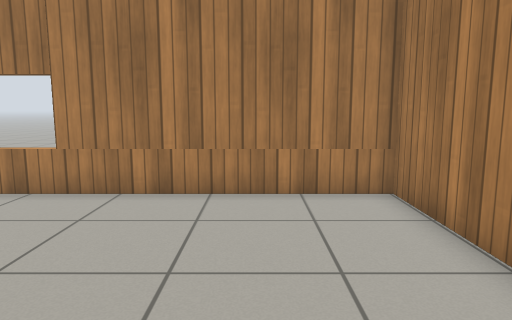
View 1 (above)

24 first-person views from a walk through a robot-simulator world made for Gazebo. The camera is 0.94 m above the floor, tilts 8° down and sees 70° across. The floor is counted in squares, 0.5 m on a side. Each view is taken from the middle of a square. On the plan, view 1 faces up. The plan holds only what a view shows up to about 18 squares ahead; the rest is blank. The place goes on beyond the plan. Gazebo's built-in surfaces are drawn with simple patterns.

View 2
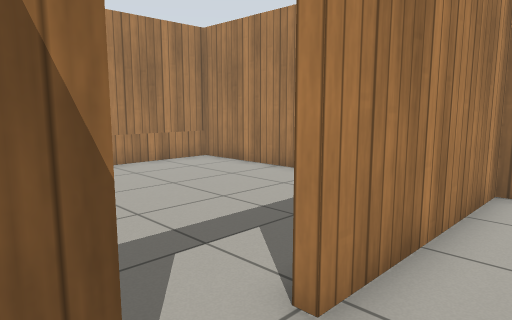

View 3
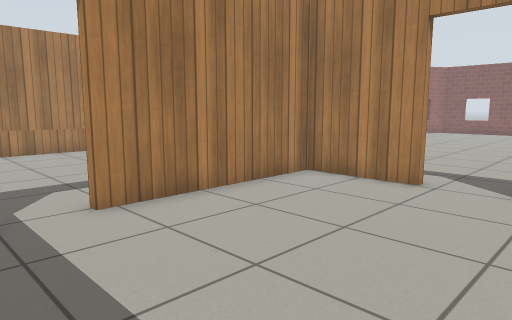

View 4
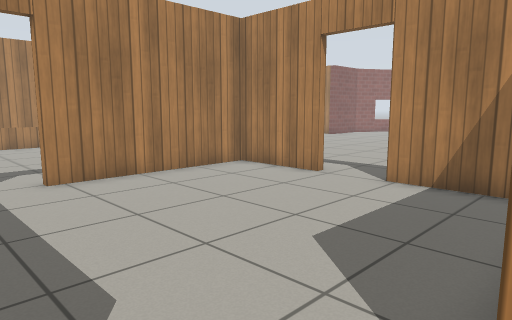

View 5
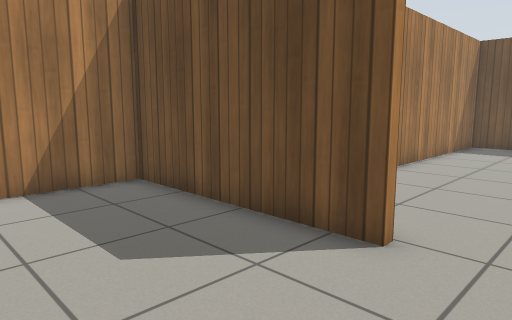

View 6
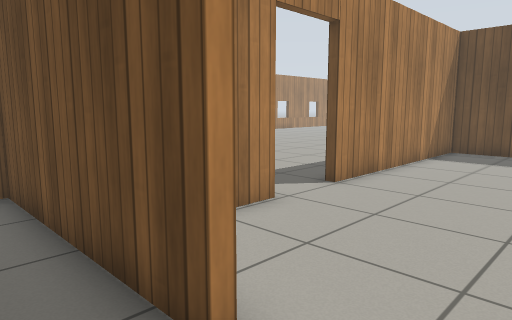

View 7
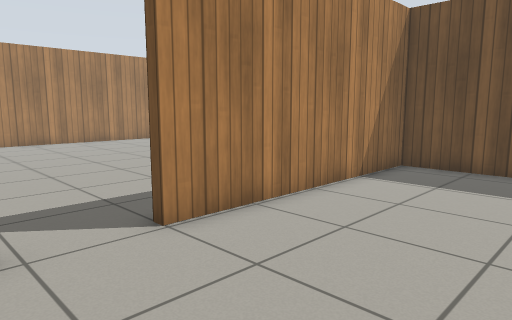

View 8
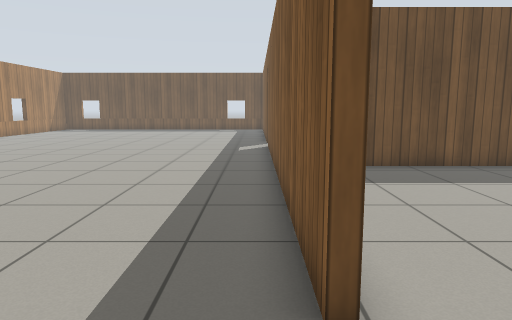

View 9
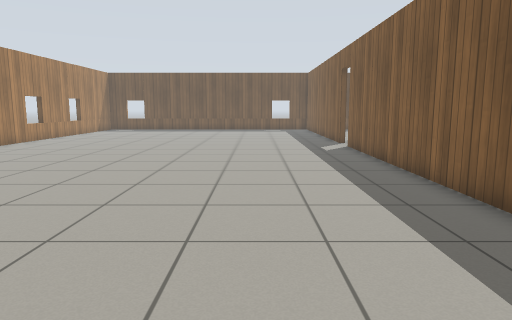

View 10
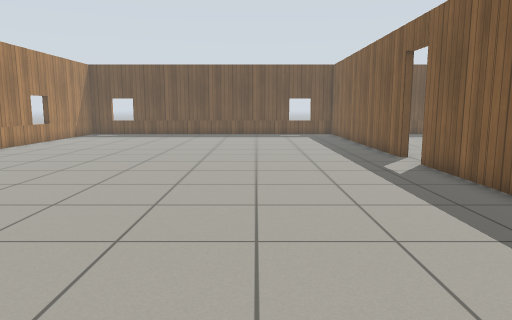

View 11
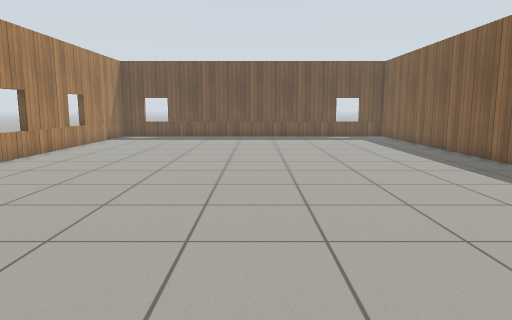

View 12
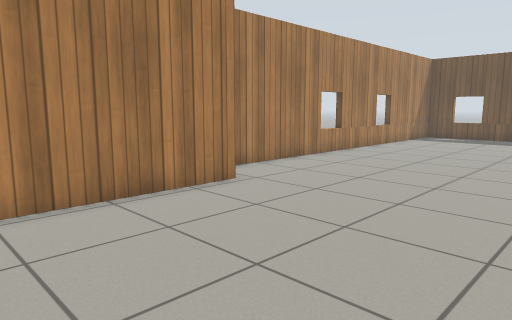

View 13
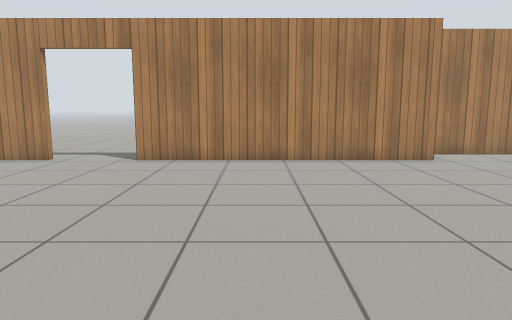

View 14
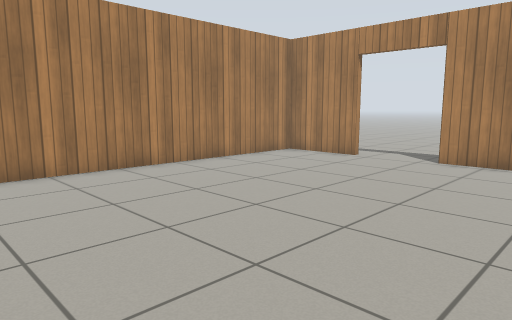

View 15
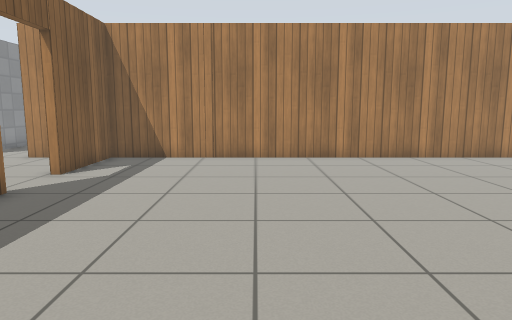

View 16
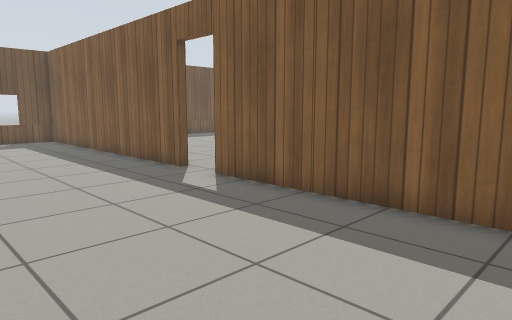

View 17
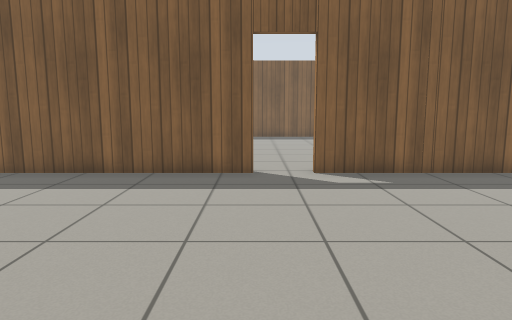

View 18
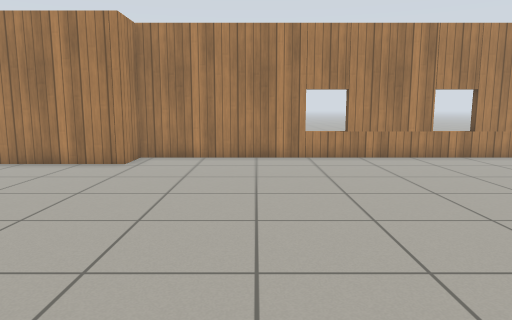

View 19
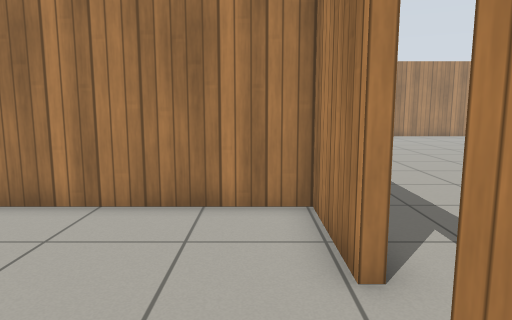

View 20
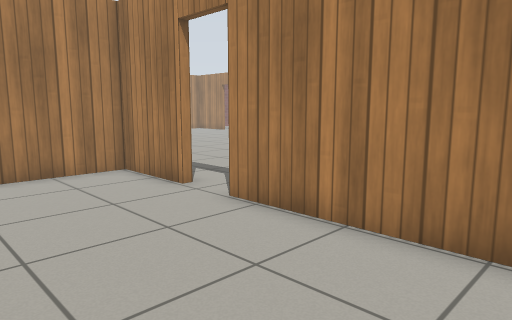

View 21
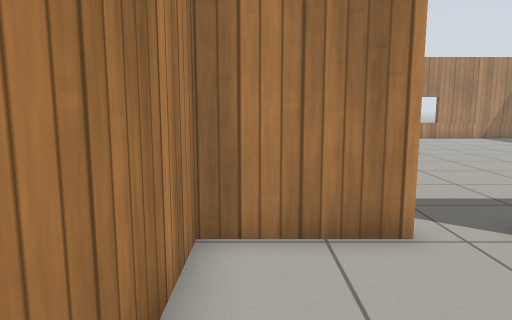

View 22
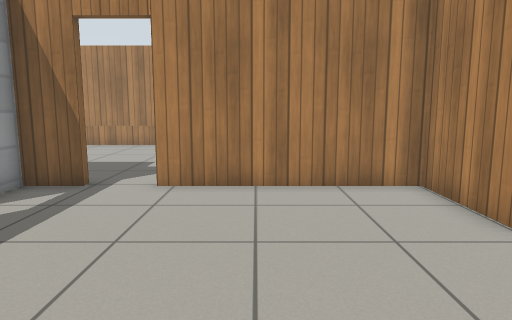

View 23
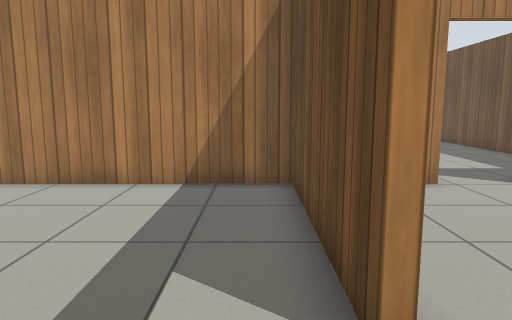

View 24
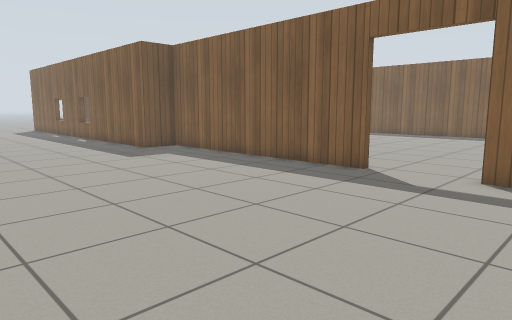

### Floor plan
Points are (right, up) in squares from view 1. A wall is a line through its corners. A room is listed if a view was taken in it or the views show most of it. See-through windows are left out.
Room 1 (views 1, 23)
walls: (-3.5, -1.9) (3.1, -1.9) (3.1, 7.9) (-5.7, 7.9)
ways out: open door at (-4.5, -2) to room 2
Room 2 (views 2, 3, 4, 5, 6, 22)
walls: (-3.9, -11.6) (3.1, -11.6) (3.1, -7.7); (-3, -11.9) (-3.9, -11.9); (3.1, -5.6) (3.1, -2.2) (-3.5, -2.2); (-5.1, -2.2) (-6.5, -2.2)
ways out: open door at (-4.5, -2) to room 1; opening at (-5, -12) to room 3; open door at (3, -6.5)
Room 3 (views 7, 19, 20, 21)
walls: (-6.5, -26.9) (-2.8, -26.9); (-0.9, -26.9) (-0.9, -18); (-2.8, -30.1) (-6.5, -30.1); (-0.9, -33.3) (-0.9, -30.1); (-0.9, -15.7) (-0.9, -14.5); (-0.9, -40.2) (-0.9, -35.1)
ways out: opening at (-5, -12) to room 2; open door at (-1, -34.5) to room 4; open door at (-1, -17) to room 4; gap at (-1, -30) to room 4; gap at (-1, -27) to room 4
Room 4 (views 8, 9, 10, 11, 12, 13, 14, 15, 16, 17, 18)
walls: (-0.6, -27.5) (-0.6, -29.5); (-0.6, -30.5) (-0.6, -33.3); (-0.6, -35.1) (-0.6, -41.5); (-0.6, -18) (-0.6, -26.5); (15.3, -15.4) (15.3, -11.9) (-0.6, -11.9) (-0.6, -15.7); (17, -41.5) (17, -29.6) (15.3, -29.6) (15.3, -18.5)
ways out: open door at (-1, -34.5) to room 3; open door at (-1, -17) to room 3; gap at (-1, -30) to room 3; gap at (-1, -27) to room 3; open door at (15.5, -17) to room 5
Room 5 (view 24)
walls: (16.1, -29.2) (17.3, -29.2) (17.3, -30.4); (15.6, -18.5) (15.6, -28.8); (15.6, -14.6) (15.6, -15.4)
ways out: open door at (15.5, -17) to room 4

Where each view was taken, in squares from view 1:
view 1: 0 up, 0 right, facing up
view 2: 4 down, 6 left, facing up-right
view 3: 9 down, 6 left, facing up-right
view 4: 12 down, 6 left, facing up-right
view 5: 7 down, 6 left, facing down-right
view 6: 10 down, 6 left, facing down-right
view 7: 15 down, 6 left, facing down-right
view 8: 15 down, 0 right, facing down
view 9: 15 down, 4 right, facing down
view 10: 21 down, 5 right, facing down
view 11: 23 down, 8 right, facing down
view 12: 23 down, 8 right, facing down-right
view 13: 23 down, 2 right, facing right
view 14: 23 down, 2 right, facing up-right
view 15: 26 down, 5 right, facing up
view 16: 25 down, 6 right, facing down-left
view 17: 35 down, 10 right, facing left
view 18: 34 down, 3 right, facing right
view 19: 37 down, 2 left, facing up
view 20: 41 down, 6 left, facing up-right
view 21: 31 down, 6 left, facing right
view 22: 11 down, 1 left, facing up
view 23: 1 down, 6 left, facing right
view 24: 13 down, 26 right, facing down-left
